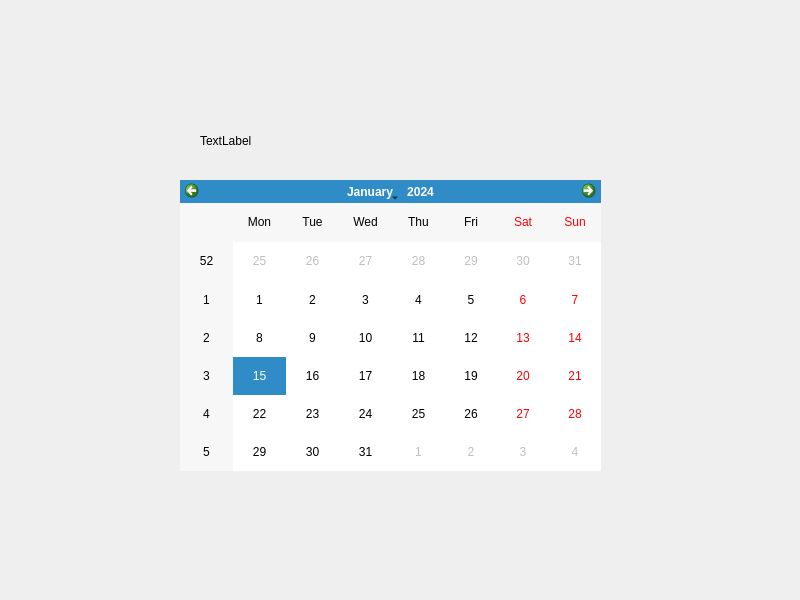
<?xml version="1.0" encoding="UTF-8"?>
<ui version="4.0">
 <class>Widget</class>
 <widget class="QWidget" name="Widget">
  <property name="geometry">
   <rect>
    <x>0</x>
    <y>0</y>
    <width>800</width>
    <height>600</height>
   </rect>
  </property>
  <property name="windowTitle">
   <string>Widget</string>
  </property>
  <widget class="QCalendarWidget" name="calendarWidget">
   <property name="geometry">
    <rect>
     <x>180</x>
     <y>180</y>
     <width>421</width>
     <height>291</height>
    </rect>
   </property>
  </widget>
  <widget class="QLabel" name="label">
   <property name="geometry">
    <rect>
     <x>200</x>
     <y>110</y>
     <width>211</width>
     <height>61</height>
    </rect>
   </property>
   <property name="text">
    <string>TextLabel</string>
   </property>
  </widget>
 </widget>
 <resources/>
 <connections/>
</ui>
